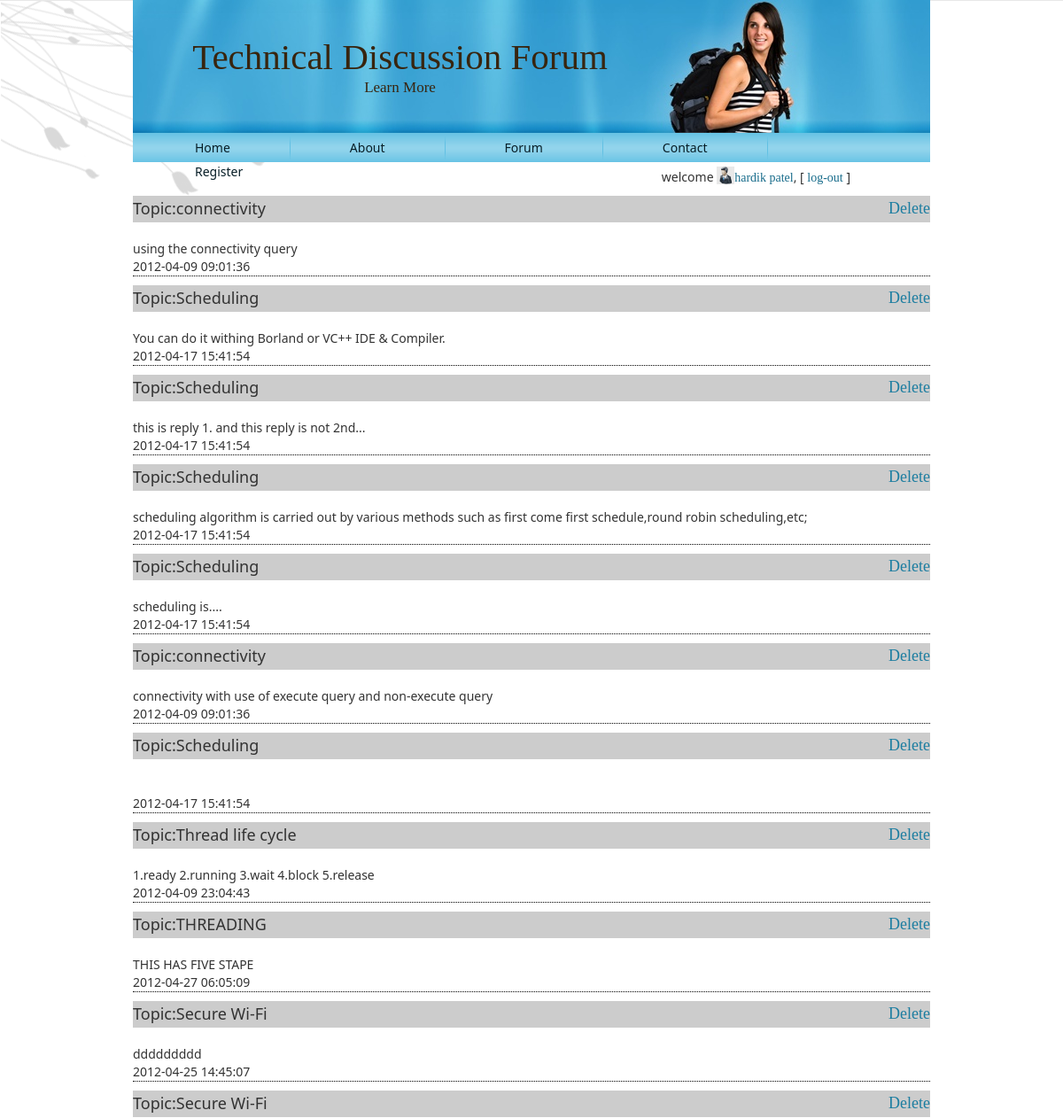
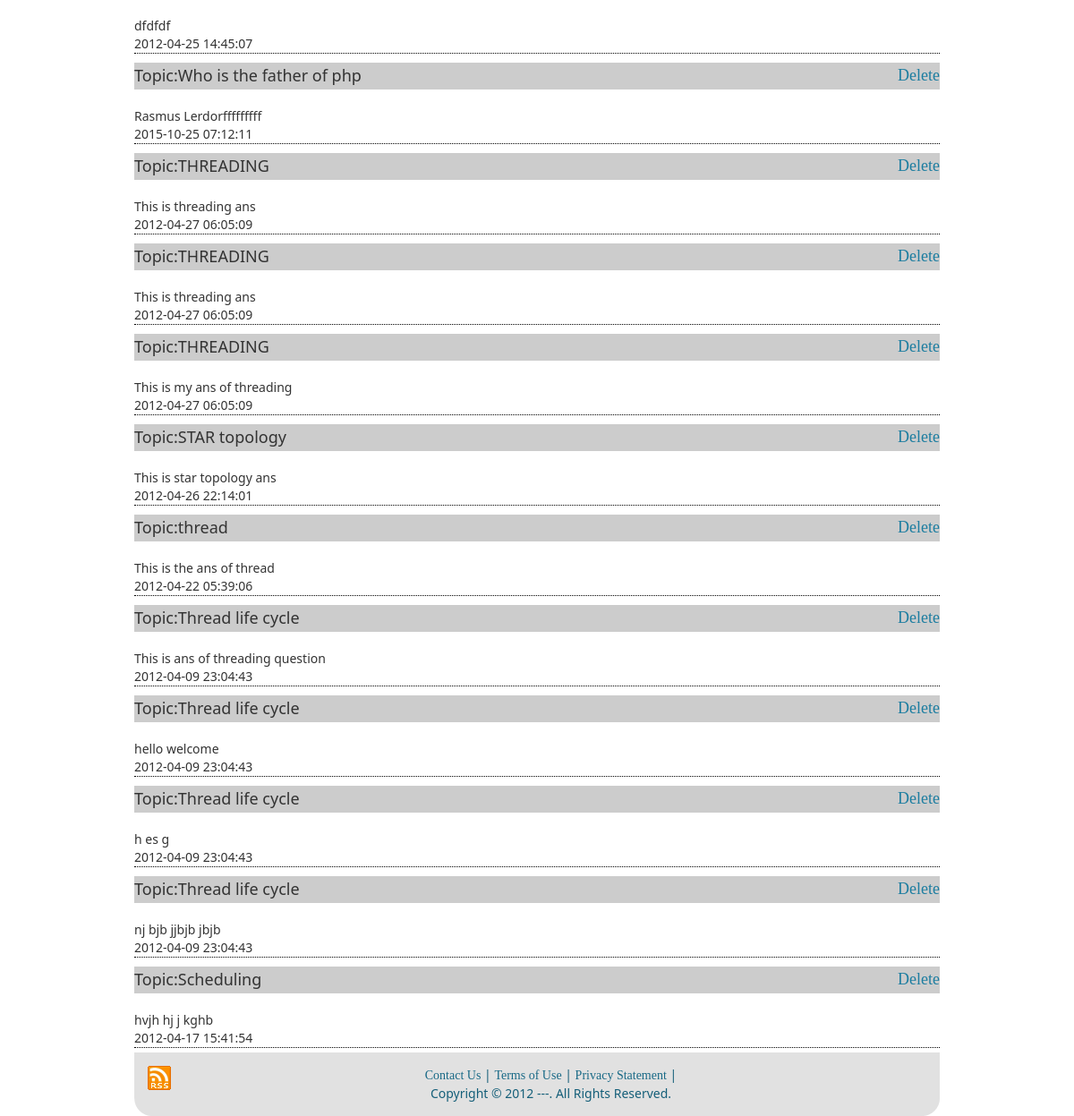
/ans.php (signed in), run on the app's committed database (2 pictures, top to bottom).
### tables this page shows
CREATE TABLE `answer` (
  `answer_id` int(11) NOT NULL,
  `replied` int(11) NOT NULL,
  `question_id` varchar(50) NOT NULL,
  `answer_detail` varchar(2000) NOT NULL,
  `datetime` timestamp NOT NULL DEFAULT CURRENT_TIMESTAMP,
  `user_id` int(11) NOT NULL,
  `like` int(20) NOT NULL DEFAULT '0'
);

CREATE TABLE `question` (
  `question_id` int(11) NOT NULL,
  `heading` varchar(50) NOT NULL,
  `question_detail` varchar(2000) NOT NULL,
  `datetime` timestamp NOT NULL DEFAULT CURRENT_TIMESTAMP,
  `user_id` int(11) NOT NULL,
  `subtopic_id` int(11) NOT NULL,
  `views` int(11) NOT NULL
);

### utility.php (called while the page is built, shortened)
<?php
	function ExecuteQuery ($SQL)
	{
		$rows = mysql_query ($SQL) or die(mysql_error());
		return $rows;
	}
?>

### ans.php (the view, shortened to what this page needs)
<?php
	require("header.php");
	require("checkUser.php");
?>
<?php
$sql="SELECT * from  answer,question where answer.user_id=$_SESSION[uid] and answer.question_id=question.question_id";
$result=ExecuteQuery($sql);
		while($row = mysql_fetch_array($result))
		{
		echo "<span class='box2'>";
		echo "<span class='head'><h4 style='padding-top:5px;'>Topic:$row[heading]<a href='ans.php?did=$row[answer_id]' style='float:right'>Delete</a></h4></span>";
		echo "</span>";
		echo  "<br/>";
		echo $row['answer_detail'];
		echo  "<br/>";
		echo $row['datetime'];
		echo  "<br/>";
		echo "<div class=line></div>";
		}
?>
<?php require("footer.php");?>

### res/style.css (style rules this page uses)
.line { border-bottom:1px dotted black; }
.box2 .head { display:block; height:30px; background-color:#CCC; font-weight:bold; line-height:30px; }
.box2 { width: auto; background-color:#EEE; display:block; }
body { margin: 0 auto; padding: 0; background-color: #E8E8E8; }
body { font-family: Georgia, "Times New Roman", Times, Serif; font-size: 14px; color: #242424; }
a { font-family: Georgia, "Times New Roman", Times, Serif; text-decoration: none; color: #186C8B; }
a:link { font-family: Georgia, "Times New Roman", Times, Serif; text-decoration: none; color: #186C8B; }
h1, h2, h3, h4, h5, h6, h1 a, h2 a, h3 a, h4 a, h5 a, h6 a h1 a:hover, h2 a:hover, h3 a:hover, h4 a:hover, h5 a:hover, h6 a:hover h1 a:visited, h2 a:visited, h3 a:visited, h4 a:visited, h5 a:visited, h6 a:visited { font-weight: normal; font-style: normal; text-decoration: none; }
h4, h4 a, h4 a:link, h4 a:visited, h4 a:hover { font-family: Georgia, "Times New Roman", Times, Serif; font-size: 18px; color: #1C7DA0; }

### data on the page
answer: question.heading "connectivity", answer_detail "using the connectivity query", question.datetime "2012-04-09 09:01:36"
answer: question.heading "Scheduling", answer_detail "You can do it withing Borland or VC++ IDE & Compiler.", question.datetime "2012-04-17 15:41:54"
answer: question.heading "Scheduling", answer_detail "this is reply 1. and this reply is not 2nd...", question.datetime "2012-04-17 15:41:54"
answer: question.heading "Scheduling", answer_detail "scheduling algorithm is carried out by various methods such as first come first schedule,round robin scheduling,etc;", question.datetime "2012-04-17 15:41:54"
answer: question.heading "Scheduling", answer_detail "scheduling is....", question.datetime "2012-04-17 15:41:54"
answer: question.heading "connectivity", answer_detail "connectivity with use of execute query and non-execute query", question.datetime "2012-04-09 09:01:36"
answer: question.heading "Scheduling", question.datetime "2012-04-17 15:41:54"
answer: question.heading "Thread life cycle", answer_detail "1.ready 2.running 3.wait 4.block 5.release", question.datetime "2012-04-09 23:04:43"
answer: question.heading "THREADING", answer_detail "THIS HAS FIVE STAPE", question.datetime "2012-04-27 06:05:09"
answer: question.heading "Secure Wi-Fi", answer_detail "ddddddddd", question.datetime "2012-04-25 14:45:07"
answer: question.heading "Secure Wi-Fi", answer_detail "dfdfdf", question.datetime "2012-04-25 14:45:07"
answer: question.heading "Who is the father of php", answer_detail "Rasmus Lerdorfffffffff", question.datetime "2015-10-25 07:12:11"
answer: question.heading "THREADING", answer_detail "This is threading ans", question.datetime "2012-04-27 06:05:09"
answer: question.heading "THREADING", answer_detail "This is threading ans", question.datetime "2012-04-27 06:05:09"
answer: question.heading "THREADING", answer_detail "This is my ans of threading", question.datetime "2012-04-27 06:05:09"
answer: question.heading "STAR topology", answer_detail "This is star topology ans", question.datetime "2012-04-26 22:14:01"
answer: question.heading "thread", answer_detail "This is the ans of thread", question.datetime "2012-04-22 05:39:06"
answer: question.heading "Thread life cycle", answer_detail "This is ans of threading question", question.datetime "2012-04-09 23:04:43"
answer: question.heading "Thread life cycle", answer_detail "hello welcome", question.datetime "2012-04-09 23:04:43"
answer: question.heading "Thread life cycle", answer_detail "h es g", question.datetime "2012-04-09 23:04:43"
answer: question.heading "Thread life cycle", answer_detail "nj bjb jjbjb jbjb", question.datetime "2012-04-09 23:04:43"
answer: question.heading "Scheduling", answer_detail "hvjh hj j kghb", question.datetime "2012-04-17 15:41:54"

### other printed values
$_SESSION["fn"] "hardik patel"
